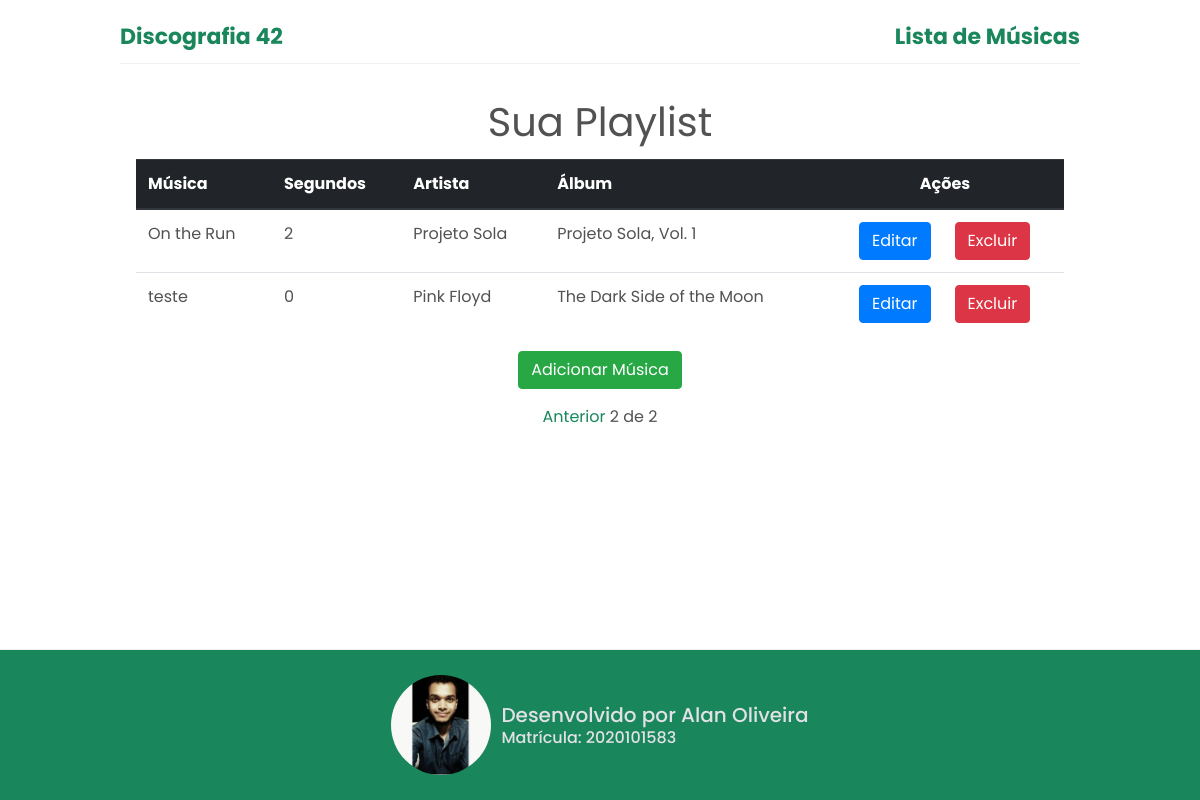
The app's page /disco/musica-list/?page=2 with its own data.
### disco/models.py (models this page shows, shortened)
class Musica(models.Model):
    titulo = models.CharField('Nome', max_length=100)
    segundos = models.IntegerField('Segundos', default=0)
    album = models.ForeignKey(Album, on_delete=models.PROTECT, verbose_name='Álbum')
    class Meta:
        verbose_name = 'Música'
        verbose_name_plural = 'Músicas'

class Banda(models.Model):
    nome = models.CharField('Nome', max_length=100)
    class Meta:
        verbose_name = 'Banda'
        verbose_name_plural = 'Bandas'

class Album(models.Model):
    titulo = models.CharField('Título', max_length=100)
    banda = models.ForeignKey(Banda, on_delete=models.PROTECT, verbose_name='Banda')
    data = models.DateField('Data')
    class Meta:
        verbose_name = 'Álbum'
        verbose_name_plural = 'Álbuns'

### disco/views.py (the view)
# urls.py: path('musica-list/', getAllMusics, name='musicas'),
def getAllMusics(request):
    musicas = Musica.objects.all().order_by('-segundos')
    albuns = Album.objects.all()
    bandas = Banda.objects.all()
    paginator = Paginator(musicas, 7)  # define quantidade a ser exibido
    page = request.GET.get('page')  # verifica em qual página está
    posts = paginator.get_page(page)  # mostra quais posts deve mostrar na página determinada
    template_name = "music_list.html"
    context = {
        "albuns": albuns,
        "bandas": bandas,
        "musicas": posts
    }
    return render(request, template_name, context)

### disco/templates/music_list.html (shortened to what this page needs)
{% extends 'base.html' %}
{% load static %}
{% block style %}
<link rel="stylesheet" href="{% static 'css/disco/music_list.css' %}">
{% endblock %}
{% block content %}
<div class="container modal-body">
    <h1 class="title">Sua Playlist</h1>
    <table class="table">
        <thead class="thead-dark">
            <tr>
                <th scope="col">Música</th>
                <th scope="col">Segundos</th>
                <th scope="col">Artista</th>
                <th scope="col">Álbum</th>
                <th colspan="2" scope="col">Ações</th>
            </tr>
        </thead>
        <tbody>
            {% for music in musicas %}
            <tr>
                <td>{{music.titulo}}</td>
                <td>{{music.segundos}}</td>
                {% for album in albuns %}
                    {% for banda in bandas %}
                        {% if album.banda_id == banda.id and music.album_id == album.id %}
                            <td>{{ banda.nome }}</td>
                        {% endif %}
                    {% endfor %}
                    {% if music.album_id == album.id %}
                        <td>{{album.titulo}}</td>
                    {% endif %}
                {% endfor %}
                <td id="edit-music">
                    <a class="btn btn-primary" href="{% url 'disco:editar-musica' music.pk %}">Editar</a>
                </td>
                <td>
                    <a class="btn btn-danger" href="{% url 'disco:excluir-musica' music.pk %}"
                        onclick="alerta(event)">Excluir</a>
                </td>
            </tr>
            {% endfor %}
        </tbody>
    </table>
    <div id="new-music">
        <a class="btn btn-success" href="{% url 'disco:nova-musica' %}">Adicionar Música</a>
    </div>
</div>
<div class="pagination">
    <span class="step-links">
        {% if musicas.has_previous %}
            <a href="?page={{ musicas.previous_page_number }}">Anterior</a>
        {% endif %}
        <span class="current">
            {{ musicas.number }} de {{ musicas.paginator.num_pages }}
        </span>
    </span>
</div>
{% endblock %}

### core/static/css/disco/music_list.css (style rules this page uses)
body > * { font-family: 'Poppins', sans-serif; }
h1.title { text-align: center; padding: 0.8rem }
#new-music { display: flex; justify-content: center; margin-top: 1rem }
th[colspan="2"] { text-align: center; }
#edit-music { text-align: right }
.pagination { display: flex; justify-content: center }

### core/static/css/style.css (style rules this page uses)
html { line-height: 1.15; }
a { color: #19865C; }
body { max-width: 960px; color: #525252; font-family: Roboto, sans-serif; margin: 0 auto; }
h1, h2, h3, h4, h5, p, ul { padding: 0; margin: 0; font-weight: 400; }
h1 { font-size: 1.375rem; max-width: 32rem; margin: 5px auto 0; }
h1.title { font-size: 2.5rem; font-family: 'Poppins', sans-serif !important; font-family: 700 }

### records on screen
Musica: titulo "On the Run", segundos "2"
Album: titulo "Projeto Sola, Vol. 1"
Banda: nome "Projeto Sola"
Musica: titulo "teste", segundos "0"
Album: titulo "The Dark Side of the Moon"
Banda: nome "Pink Floyd"

### other values on screen
{{ musicas.number }} "2"
{{ musicas.paginator.num_pages }} "2"
